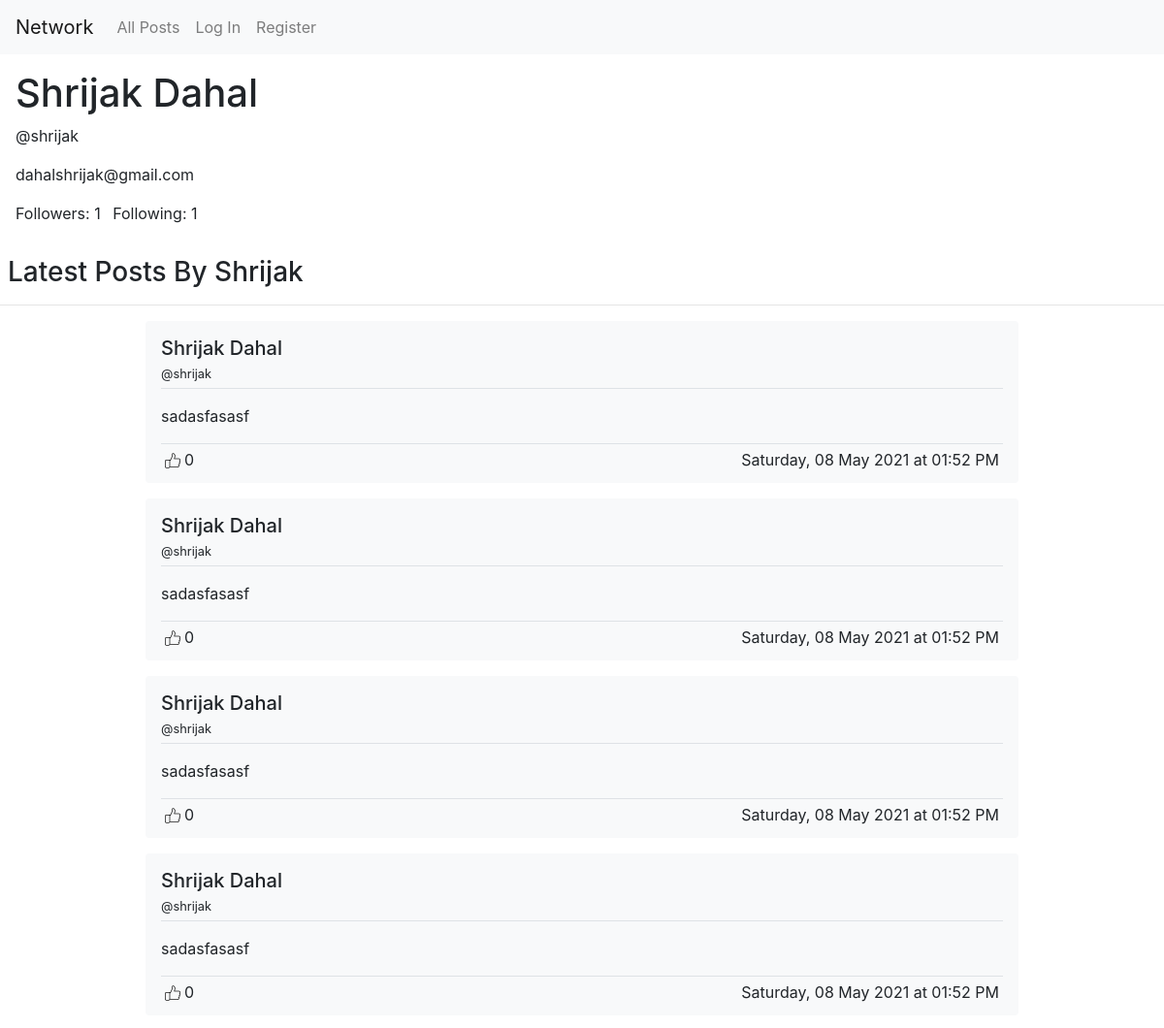
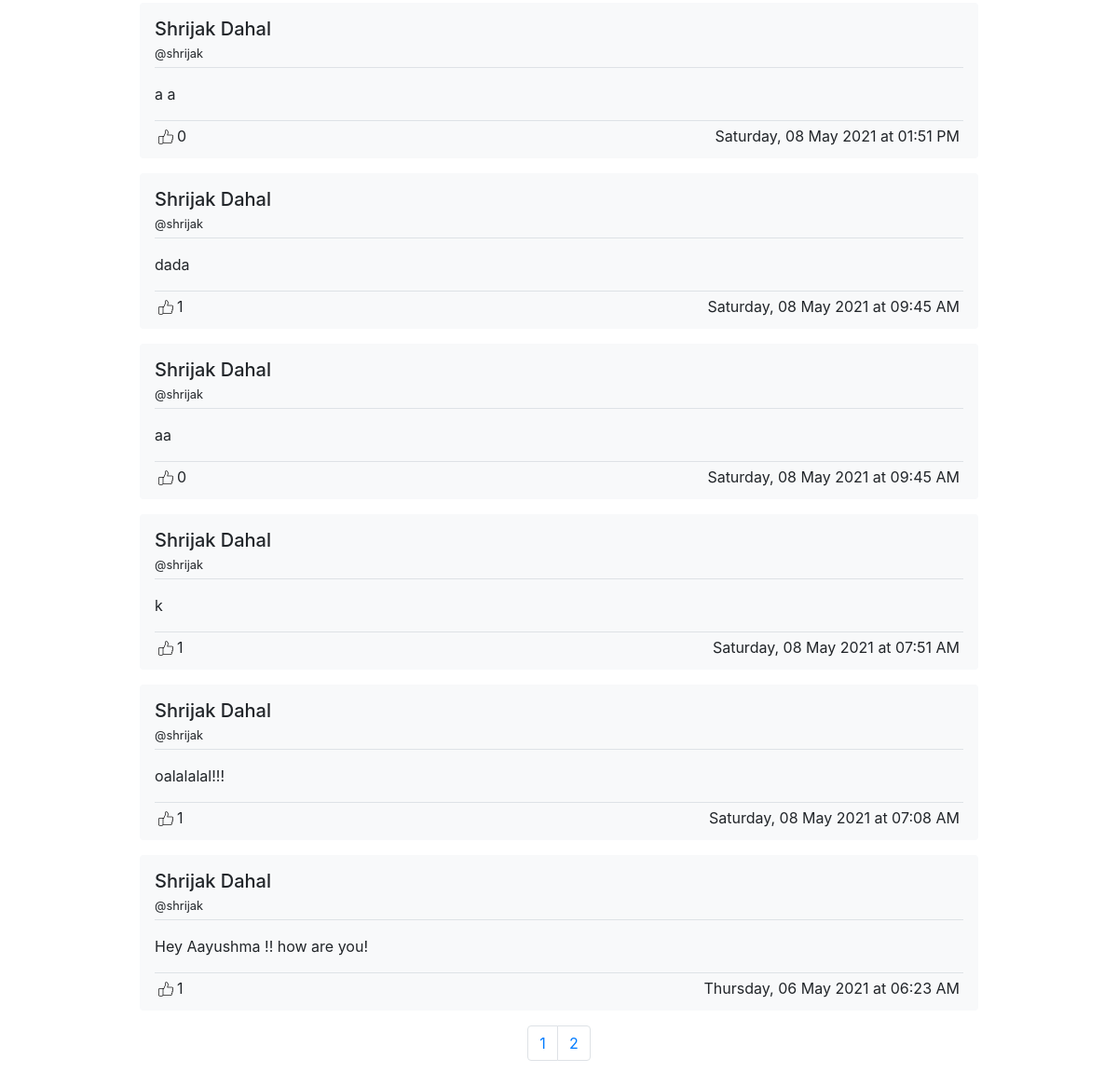
/user/shrijak, run on the app's committed database (2 pictures, top to bottom).
### network/models.py (models this page shows)
class User(AbstractUser):
    pass

class Tweet(models.Model):
    user = models.ForeignKey("User", on_delete=models.CASCADE, related_name="tweets")
    body = models.TextField(blank=True)
    timestamp = models.DateTimeField(auto_now_add=True)
    like = models.ManyToManyField(User,related_name="likes_count")
    def serialize(self, current_user):
        if current_user in self.like.all():
            flag="Y"
        else:
            flag="N"
        if self.user == current_user:
            edit="Y"
        else:
            edit="N"
        return {
            "id": self.id,
            "user": self.user.username,
            "first_name": self.user.first_name,
            "last_name": self.user.last_name,
            "body": self.body,
            "timestamp": self.timestamp.strftime("%A, %d %B %Y at %I:%M %p"),
            "like": self.like.count(),
            "flag": flag,
            "edit":edit
        }

### network/views.py (the view, shortened to what this page needs)
# urls.py: path("user/<str:username>", views.profile, name="profile")
@csrf_exempt
def profile(request, username):
    user = User.objects.get(username=username)
    followed=''
    if request.user.is_authenticated:
        if request.user.following.filter(following=user).exists():
            followed='Y'
        else:
            followed='N'
    tweets = user.tweets.order_by("-timestamp").all()
    return render(request, "network/profile.html",{"p_user":user,"followed":followed,"tweets":[tweeted.serialize(request.user) for tweeted in tweets]})

### network/templates/network/profile.html (shortened to what this page needs)
{% extends "network/layout.html" %}
{% load static %}
{% block body %}
<div class="pt-3 pr-3 pl-3">
<h1>{{p_user.first_name}} {{p_user.last_name}}</h1>
<p>@{{p_user.username}}</p>
<p>{{p_user.email}} </p>
<p><span class="mr-2">Followers: {{p_user.followers.count}}</span> Following: {{p_user.following.count}}</p>
</div>
{% if  p_user.username == user.username %}
<h3 class="pt-3 pl-2">Latest Posts By You</h3>
{% else %}
<h3 class="pt-3 pl-2">Latest Posts By {{p_user.first_name}}</h3>
{% endif %}
<hr>
<div id="all_posts" data-max_post="{{tweets|length}}" class="mx-auto w-75 mt-3">
{% for tweet in tweets %}
<div class="bg-light rounded p-3 mb-3 posts" id="post{{forloop.counter}}">
<p style="text-align:left;vertical-align:middle;" class="border-bottom pb-1"><span data-username="{{p_user.username}}">
<span class="h5">{{p_user.first_name}} {{p_user.last_name}}</span><br/>
<span class="small">@{{p_user.username}}</span>
</span>
<p id="b{{tweet.id}}" class="text-justify">{{tweet.body}}</p>
<p class="p-1 border-top"><span class="float-left"><img style="cursor: pointer;" id="l{{tweet.id}}" data-tweetid="{{tweet.id}}" data-l_u = "{{tweet.flag}}" role="button" class="pr-1 like" width="20px"><span id="lv{{tweet.id}}">{{tweet.like}}</span></span>
<span class="float-right">{{tweet.timestamp}}</span></p>
</div>
{% endfor %}
</div>
<nav aria-label="Page navigation example" class="d-flex justify-content-center">
<ul class="pagination" id="page_number">
</ul>
</nav>
{% endblock %}

### network/templates/network/layout.html (shortened to what this page needs)
{% load static %}
<!DOCTYPE html>
<html lang="en">
    <head>
        <link rel="stylesheet" href="https://stackpath.bootstrapcdn.com/bootstrap/4.4.1/css/bootstrap.min.css">
        <link href="{% static 'network/styles.css' %}" rel="stylesheet">
    </head>
    <body>
        <nav class="navbar navbar-expand-lg navbar-light bg-light">
            <a class="navbar-brand" href="{% url 'index' %}">Network</a>
            <div>
              <ul class="navbar-nav mr-auto">
                <li class="nav-item">
                  <a class="nav-link" href="{% url 'index' %}">All Posts</a>
                </li>
                {% if user.is_authenticated %}
                    <li class="nav-item">
                        <a class="nav-link" href="{% url 'following' %}">Following</a>
                    </li>
                    <li class="nav-item">
                        <a class="nav-link" href="{% url 'logout' %}">Log Out</a>
                    </li>
                {% else %}
                    <li class="nav-item">
                        <a class="nav-link" href="{% url 'login' %}">Log In</a>
                    </li>
                    <li class="nav-item">
                        <a class="nav-link" href="{% url 'register' %}">Register</a>
                    </li>
                {% endif %}
              </ul>
            </div>
          </nav>
        <div class="body">
            {% block body %}
            {% endblock %}
        </div>
    </body>
</html>

### data on the page
User: first_name "Shrijak", last_name "Dahal", username "shrijak", email "dahalshrijak@gmail.com", followers.count "1", following.count "1", first_name "Shrijak" "Shrijak" "Shrijak" "Shrijak" "Shrijak" "Shrijak" "Shrijak" "Shrijak" "Shrijak" "Shrijak", last_name "Dahal" "Dahal" "Dahal" "Dahal" "Dahal" "Dahal" "Dahal" "Dahal" "Dahal" "Dahal", username "shrijak" "shrijak" "shrijak" "shrijak" "shrijak" "shrijak" "shrijak" "shrijak" "shrijak" "shrijak"
Tweet: body "sadasfasasf"
Tweet: body "sadasfasasf"
Tweet: body "sadasfasasf"
Tweet: body "sadasfasasf"
Tweet: body "a a"
Tweet: body "dada"
Tweet: body "aa"
Tweet: body "oalalalal!!!"
Tweet: body "Hey Aayushma !! how are you!"

### other printed values
{{ tweet.like }} "0" "0" "0" "0" "0" "1" "0" "1" "1" "1"
{{ tweet.timestamp }} "Saturday, 08 May 2021 at 01:52 PM" "Saturday, 08 May 2021 at 01:52 PM" "Saturday, 08 May 2021 at 01:52 PM" "Saturday, 08 May 2021 at 01:52 PM" "Saturday, 08 May 2021 at 01:51 PM" "Saturday, 08 May 2021 at 09:45 AM" "Saturday, 08 May 2021 at 09:45 AM" "Saturday, 08 May 2021 at 07:51 AM" "Saturday, 08 May 2021 at 07:08 AM" "Thursday, 06 May 2021 at 06:23 AM"
{{ tweet.body }} "k"
